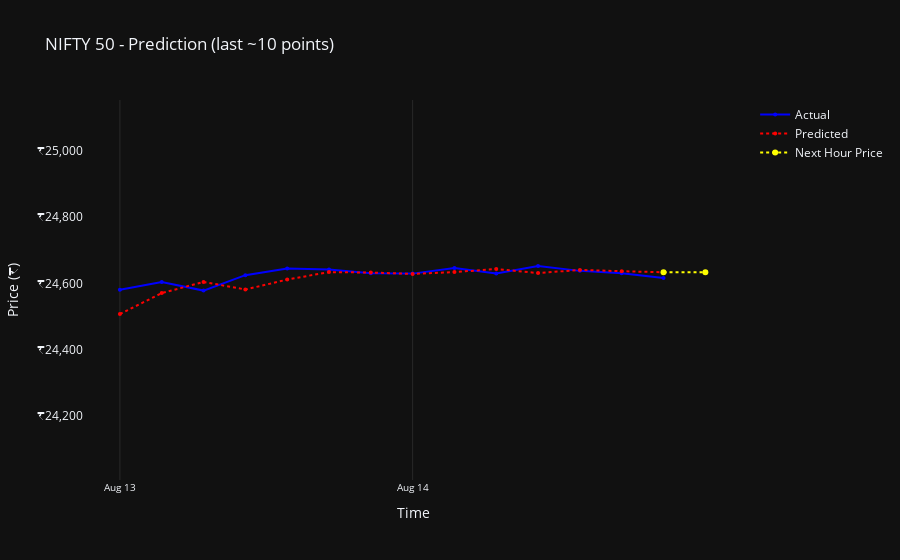

Notebook code cell kept with this figure:
### Code cell
from plot_data_util import plot_train_and_prediction_and_last_pred_point
plot_train_and_prediction_and_last_pred_point(data, "NIFTY 50", n=10, last_pred=last_pred)

### Figure 1 — Plotly figure (JSON) as saved in the notebook; plotly's stock layout.template omitted (floating-point values rounded to 4 significant figures)
{"data": [{"hovertemplate": "Actual: %{x}<br>₹%{y:,.2f}<extra></extra>", "line": {"color": "blue", "width": 2}, "marker": {"size": 4}, "mode": "lines+markers", "name": "Actual", "type": "scatter", "x": ["2025-08-13 09:15", "2025-08-13 10:15", "2025-08-13 11:15", "2025-08-13 12:15", "2025-08-13 13:15", "2025-08-13 14:15", "2025-08-13 15:15", "2025-08-14 09:15", "2025-08-14 10:15", "2025-08-14 11:15", "2025-08-14 12:15", "2025-08-14 13:15", "2025-08-14 14:15", "2025-08-14 15:15"], "y": [24580.0, 24600.0, 24580.0, 24620.0, 24640.0, 24640.0, 24630.0, 24630.0, 24650.0, 24630.0, 24650.0, 24640.0, 24630.0, 24620.0]}, {"hovertemplate": "Predicted: %{x}<br>₹%{y:,.2f}<extra></extra>", "line": {"color": "red", "dash": "dot", "width": 2}, "marker": {"size": 4}, "mode": "lines+markers", "name": "Predicted", "type": "scatter", "x": ["2025-08-13 09:15", "2025-08-13 10:15", "2025-08-13 11:15", "2025-08-13 12:15", "2025-08-13 13:15", "2025-08-13 14:15", "2025-08-13 15:15", "2025-08-14 09:15", "2025-08-14 10:15", "2025-08-14 11:15", "2025-08-14 12:15", "2025-08-14 13:15", "2025-08-14 14:15", "2025-08-14 15:15"], "y": [24510.0, 24570.0, 24600.0, 24580.0, 24610.0, 24630.0, 24630.0, 24630.0, 24630.0, 24640.0, 24630.0, 24640.0, 24640.0, 24630.0]}, {"hovertemplate": "Next hour price: %{x}<br>₹%{y:,.2f}<extra></extra>", "line": {"color": "yellow", "dash": "dot", "width": 2}, "marker": {"color": "yellow", "size": 6}, "mode": "lines+markers", "name": "Next Hour Price", "type": "scatter", "x": ["2025-08-14 15:15", "2025-08-14 16:15"], "y": [24630.0, 24630.0]}], "layout": {"hovermode": "x unified", "title": {"text": "NIFTY 50 - Prediction (last ~10 points)"}, "xaxis": {"gridcolor": "rgba(255,255,255,0.1)", "showgrid": true, "tickfont": {"size": 10}, "tickmode": "array", "ticktext": ["Aug 13", "Aug 14"], "tickvals": ["2025-08-13 09:15", "2025-08-14 09:15"], "title": {"text": "Time"}, "type": "category"}, "yaxis": {"range": [24007, 25153], "showgrid": false, "tickformat": ",.0f", "tickprefix": "₹", "title": {"text": "Price (₹)"}}}}
